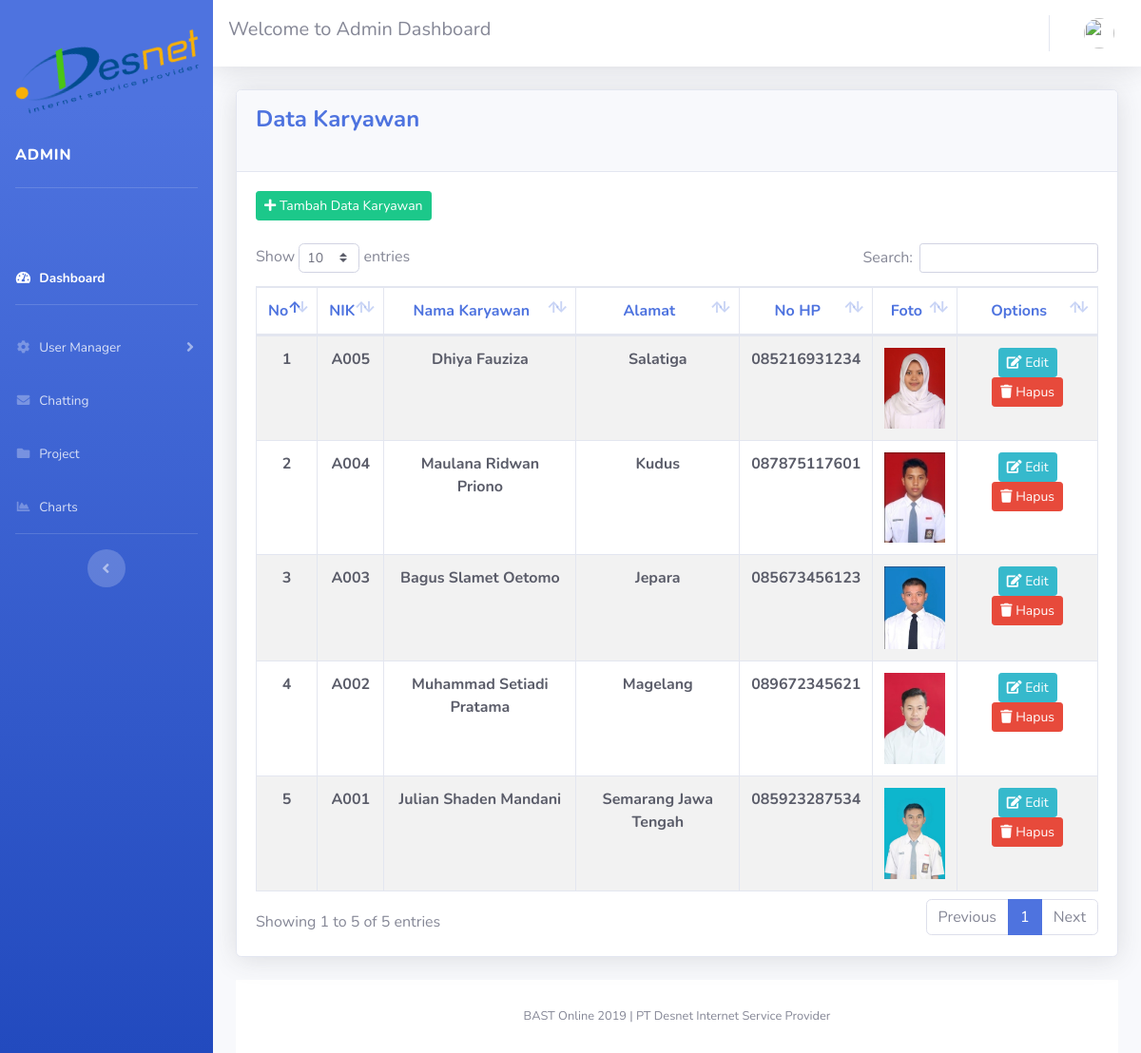
The app's page /index.php/admin/karyawan with its own data.
### tables this page shows
CREATE TABLE `karyawan` (
  `id_karyawan` int(11) NOT NULL,
  `nik` varchar(30) NOT NULL,
  `nama_kar` varchar(50) NOT NULL,
  `alamat` varchar(90) NOT NULL,
  `nohp` varchar(12) NOT NULL,
  `foto` varchar(255) NOT NULL DEFAULT 'default.jpg'
);

### application/views/admin/layout/content.php (called while the page is built)
<?php
if( $isi )
{
    $this -> load->view( $isi );
}

### application/views/admin/layout/wrapper.php (called while the page is built)
<?php
require_once ('head.php');
require_once ('sidebar.php');
require_once ('nav.php');
require_once ('content.php');
require_once ('footer.php');

### application/controllers/admin/Karyawan.php (called while the page is built, shortened)
<?php
class Karyawan extends CI_Controller {
    public function __construct(){
        $this->load->model('model_karyawan');
    }
    public function index()
    {
        $data=array('title'=>'Admin Dashboard',
                    'isi'=>'admin/karyawan/data_karyawan',
                    'data_karyawan' => $this->model_karyawan->get_all(),
                );
        $this->load->view('admin/layout/wrapper',$data,FALSE);
    }
}

### index.php (called while the page is built, shortened)
<?php
require_once BASEPATH.'core/CodeIgniter.php';

### application/models/Model_karyawan.php (called while the page is built, shortened)
<?php
class Model_karyawan extends CI_Model {
    public function get_all()
    {
        $query = $this->db->select("*")
                 ->from('karyawan')
                 ->order_by('id_karyawan', 'DESC')
                 ->get();
        return $query->result();
    }
}

### application/views/admin/karyawan/data_karyawan.php (the view, shortened to what this page needs)
  <div class="container-fluid">
    <div class="card shadow mb-4">
      <div class="card-header py-3">
        <h4 class="m-0 font-weight-bold text-primary">Data Karyawan</h4> <br>
      </div>
      <div class="card-body">
        <div class="table-responsive">
          <table class="table table-striped table-bordered table-hover"  id="dataTable" width="100%" cellspacing="0">
          <div class="pull-right"><a href="<?php echo base_url() ?>admin/karyawan/tambah/"  class="btn btn-sm btn-success" ><span class="fa fa-plus"></span> Tambah Data Karyawan</a></div> <br>
          <thead align="center" class="m-0 font-weight-bold text-primary">
            <tr>
              <th>No</th>
              <th>NIK</th>
              <th>Nama Karyawan</th>
              <th>Alamat</th>
              <th>No HP</th>
              <th>Foto</th>
              <th>Options</th>
            </tr>
          </thead>
          <tbody align="center" class="m-0 font-weight-bold text-dark">
          <?php
              $no = 1;
              foreach($data_karyawan as $hasil){
          ?>
            <tr>
              <td><?php echo $no++ ?></td>
              <td><?php echo $hasil->nik ?></td>
              <td><?php echo $hasil->nama_kar ?></td>
              <td><?php echo $hasil->alamat ?></td>
              <td><?php echo $hasil->nohp ?></td>
              <td><img src="<?php echo base_url('upload/karyawan/'.$hasil->foto) ?>" width="64" /></td>
              <td>
                  <a href="<?php echo base_url() ?>admin/karyawan/edit/<?php echo $hasil->id_karyawan ?>" class="btn btn-sm btn-info"><span class="fa fa-edit"></span> Edit</a>
                  <a onclick="deleteConfirm('<?php echo base_url('admin/karyawan/hapus/'.$hasil->id_karyawan) ?>')"
                    href="#!" class="btn btn-sm btn-danger"><span class="fa fa-trash"></span> Hapus</a>
              </td>
            </tr>
          <?php } ?>
          </tbody>
          </table>
        </div>
  </div>
</div>

### records on screen
karyawan: nik "A005", nama_kar "Dhiya Fauziza", alamat "Salatiga", nohp "085216931234", foto (picture)
karyawan: nik "A004", nama_kar "Maulana Ridwan Priono", alamat "Kudus", nohp "087875117601", foto (picture)
karyawan: nik "A003", nama_kar "Bagus Slamet Oetomo", alamat "Jepara", nohp "085673456123", foto (picture)
karyawan: nik "A002", nama_kar "Muhammad Setiadi Pratama", alamat "Magelang", nohp "089672345621", foto (picture)
karyawan: nik "A001", nama_kar "Julian Shaden Mandani", alamat "Semarang Jawa Tengah", nohp "085923287534", foto (picture)
